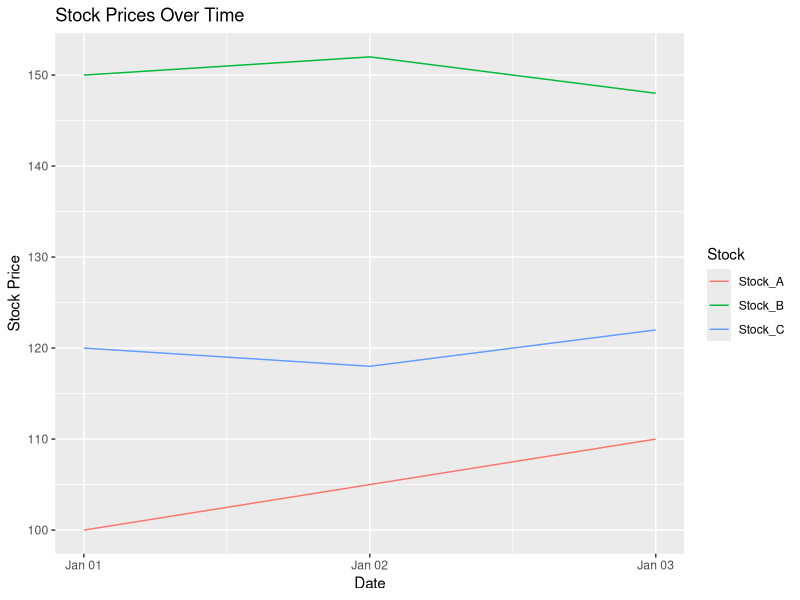

Source code (R): (Note: this script raises an error after producing the figure.)
# Assuming you have a data frame named 'stock_data' with the given data
stock_data <- data.frame(
  Date = as.Date(c("2023-01-01", "2023-01-02", "2023-01-03")),
  Stock_A = c(100, 105, 110),
  Stock_B = c(150, 152, 148),
  Stock_C = c(120, 118, 122)
)

# Install and load necessary library (if not installed)
# install.packages("ggplot2")
library(ggplot2)

# Reshape the data for plotting
stock_data_long <- tidyr::gather(stock_data, key = "Stock", value = "Price", -Date)

# Line chart for stock prices over time
line_chart_stock_prices <- ggplot(stock_data_long, aes(x = Date, y = Price, color = Stock)) +
  geom_line() +
  labs(title = "Stock Prices Over Time",
       x = "Date", y = "Stock Price", color = "Stock")

# Display the chart
print(line_chart_stock_prices)
# Assuming you have a data frame named 'stock_data' with the given data
stock_data <- data.frame(
  Date = as.Date(c("2023-01-01", "2023-01-02", "2023-01-03")),
  Stock_A = c(100, 105, 110),
  Stock_B = c(150, 152, 148),
  Stock_C = c(120, 118, 122)
)

# Calculate daily percentage change for Stock A
stock_data$Stock_A_Percent_Change <- c(0, diff(stock_data$Stock_A) / lag(stock_data$Stock_A))

# Install and load necessary library (if not installed)
# install.packages("ggplot2")
library(ggplot2)

# Bar chart for daily percentage change in stock prices for Stock A
bar_chart_percent_change <- ggplot(stock_data, aes(x = Date, y = Stock_A_Percent_Change)) +
  geom_bar(stat = "identity", fill = "blue") +
  labs(title = "Daily Percentage Change in Stock Prices for Stock A",
       x = "Date", y = "Percentage Change")

# Display the chart
print(bar_chart_percent_change)
# Creating a table
stock_data_table <- tableGrob(stock_data, theme = ttheme_minimal())

# Display the table
grid.draw(stock_data_table)
